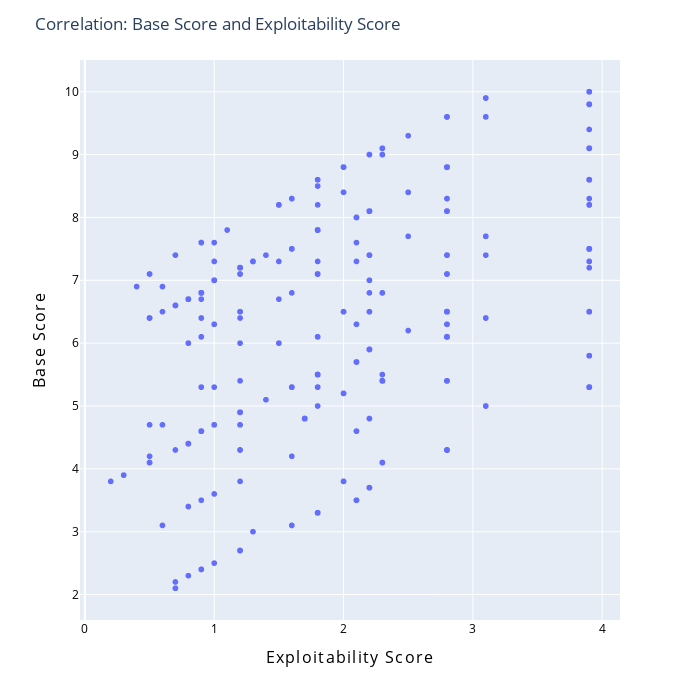

The notebook cell saved with this chart:
### Code cell
options = {
    'xAxis': "<span style='letter-spacing: 1.3px;'>Exploitability Score</span>",
    'yAxis': "<span style='letter-spacing: 1.3px;'>Base Score</span>",
    'width': 700,
    'height': 700,
    'title': "Correlation: Base Score and Exploitability Score",
    'format': "",
    'font_size': 16,
    'font_color': "black",
}
dt_analyzer.show_correlation_scatter_plot(processed_df, "exploitabilityScore", "baseScore", options)

### Figure 1 — Plotly figure (JSON) as saved in the notebook; plotly's stock layout.template omitted (floating-point values rounded to 4 significant figures; data arrays with more than 128 entries replaced by an {"elided": "..."} marker saying what was removed)
{"data": [{"hovertemplate": "<span style='letter-spacing: 1.3px;'>Exploitability Score</span>=%{x}<br><span style='letter-spacing: 1.3px;'>Base Score</span>=%{y}<extra></extra>", "legendgroup": "", "marker": {"color": "#636efa", "symbol": "circle"}, "mode": "markers", "name": "", "showlegend": false, "type": "scattergl", "x": {"elided": "3836 float values"}, "xaxis": "x", "y": {"elided": "3836 float values"}, "yaxis": "y"}], "layout": {"height": 700, "legend": {"tracegroupgap": 0}, "margin": {"t": 60}, "title": {"text": "Correlation: Base Score and Exploitability Score"}, "width": 700, "xaxis": {"anchor": "y", "domain": [0, 1], "tickfont": {"color": "black", "size": 12}, "title": {"font": {"color": "black", "size": 16}, "text": "<span style='letter-spacing: 1.3px;'>Exploitability Score</span>"}}, "yaxis": {"anchor": "x", "domain": [0, 1], "tickfont": {"color": "black", "size": 12}, "title": {"font": {"color": "black", "size": 16}, "text": "<span style='letter-spacing: 1.3px;'>Base Score</span>"}}}}
